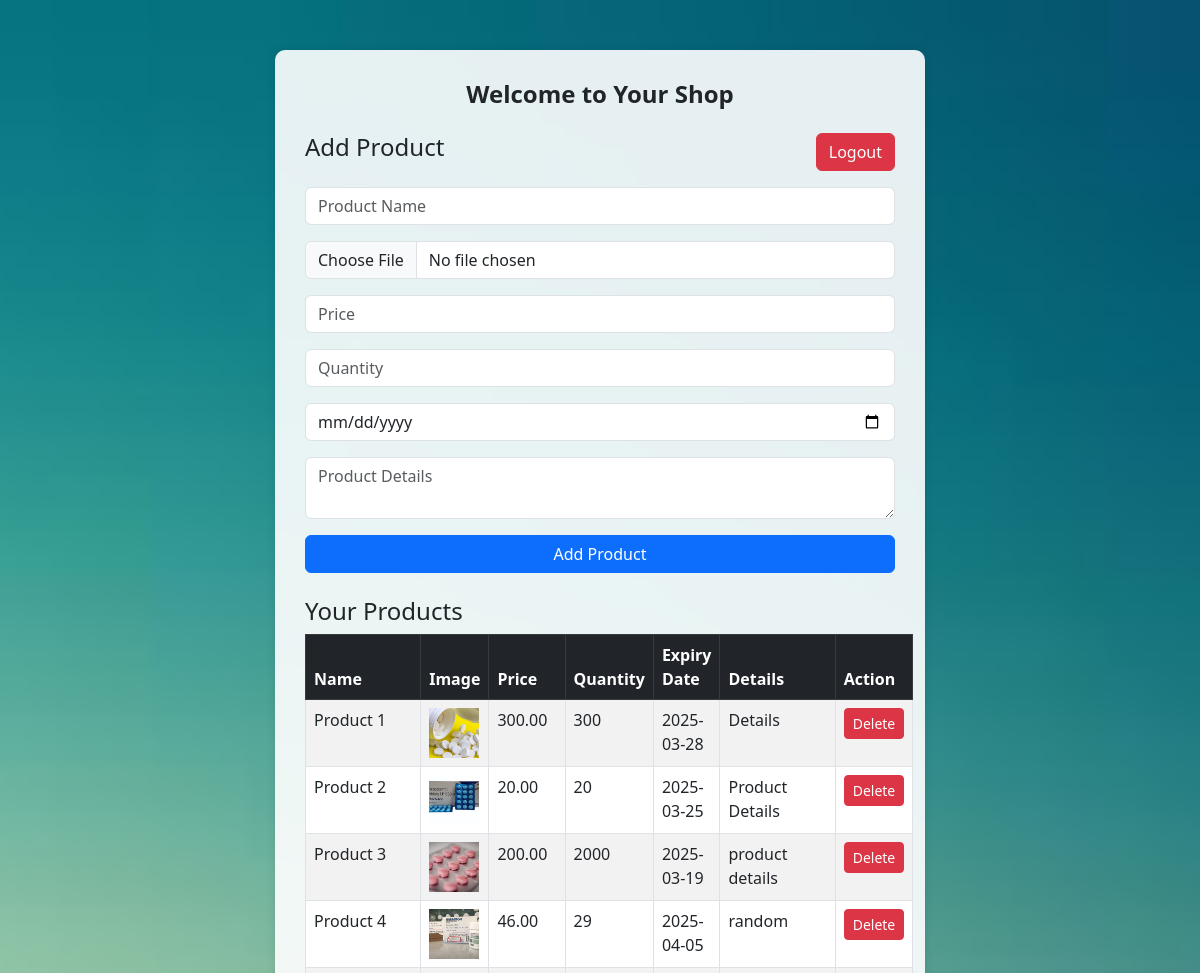
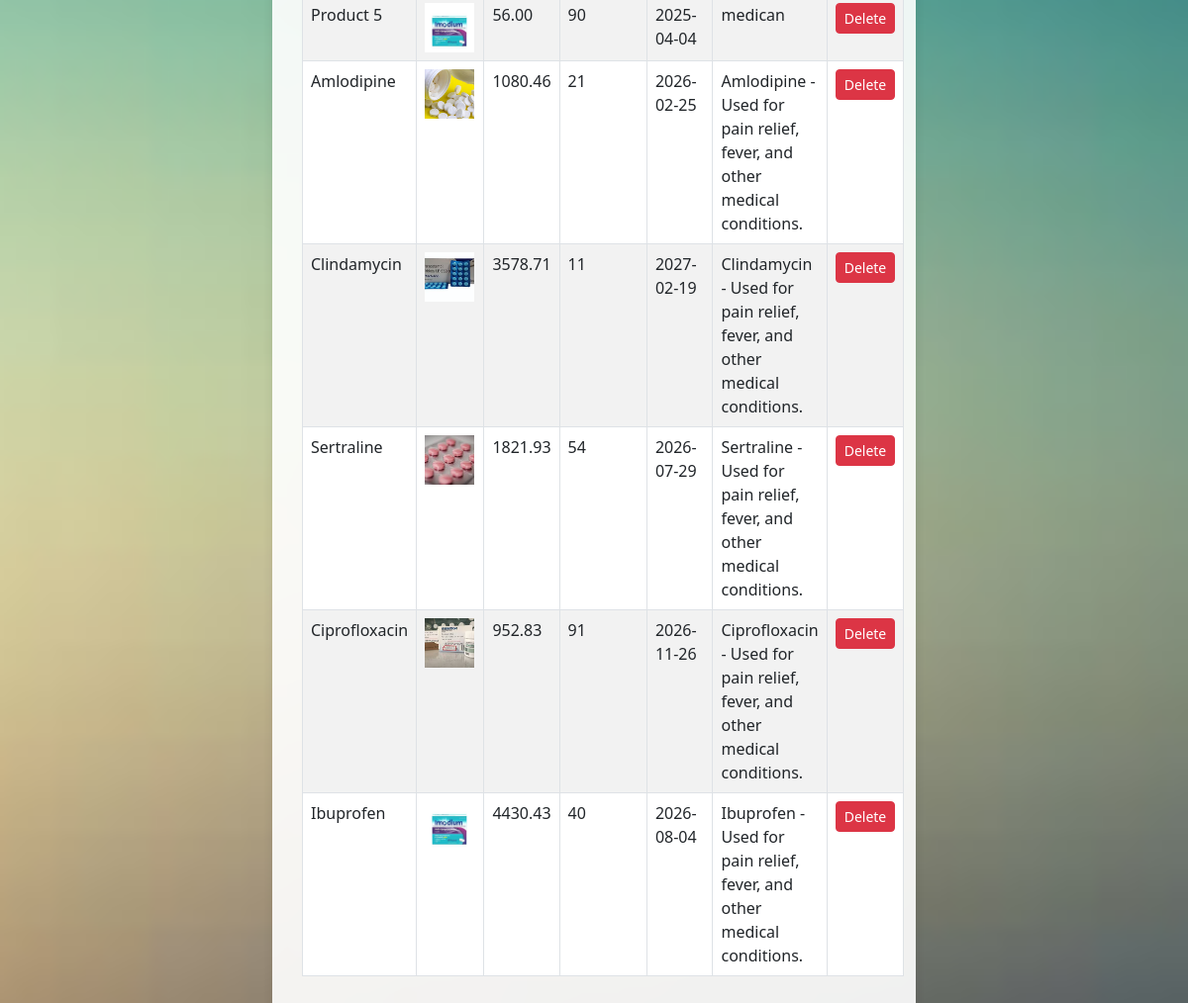
/TrainTrackingSystem/train_tracking/shop/dashboard.php (signed in), run on the app's committed database (2 pictures, top to bottom).
### tables this page shows
CREATE TABLE `products` (
  `id` int(11) NOT NULL,
  `shop_id` int(11) DEFAULT NULL,
  `name` varchar(100) DEFAULT NULL,
  `image` varchar(255) DEFAULT NULL,
  `price` decimal(10,2) DEFAULT NULL,
  `quantity` int(11) DEFAULT NULL,
  `expiry_date` date DEFAULT NULL,
  `details` text DEFAULT NULL
);

### TrainTrackingSystem/train_tracking/shop/dashboard.php (the view, shortened to what this page needs)
<?php
require '../config/db.php';
$shop_id = $_SESSION['shop_id'];
$stmt = $pdo->prepare("SELECT * FROM products WHERE shop_id = ?");
$stmt->execute([$shop_id]);
$products = $stmt->fetchAll(PDO::FETCH_ASSOC);
?>
<!DOCTYPE html>
<html lang="en">
<head>
    <link href="https://cdn.jsdelivr.net/npm/bootstrap@5.3.0/dist/css/bootstrap.min.css" rel="stylesheet">
</head>
<body>
    <div class="container">
        <h2 class="text-center mb-4"   style="font-size: 1.5rem; font-weight: bold;">Welcome to Your Shop</h2>
        <div class="d-flex justify-content-between mb-3">
            <h4>Add Product</h4>
            <a href="logout.php" class="btn btn-danger">Logout</a>
        </div>
        <form method="POST" enctype="multipart/form-data" class="mb-4">
            <div class="mb-3">
                <input type="text" name="product_name" class="form-control" placeholder="Product Name" required>
            </div>
            <div class="mb-3">
                <input type="file" name="image" class="form-control" required>
            </div>
            <div class="mb-3">
                <input type="number" name="price" class="form-control" placeholder="Price" required>
            </div>
            <div class="mb-3">
                <input type="number" name="quantity" class="form-control" placeholder="Quantity" required>
            </div>
            <div class="mb-3">
                <input type="date" name="expiry_date" class="form-control" required>
            </div>
            <div class="mb-3">
                <textarea name="details" class="form-control" placeholder="Product Details"></textarea>
            </div>
            <button type="submit" name="add_product" class="btn btn-primary w-100">Add Product</button>
        </form>
        <h4>Your Products</h4>
        <table class="table table-striped table-bordered">
            <thead class="table-dark">
                <tr>
                    <th>Name</th>
                    <th>Image</th>
                    <th>Price</th>
                    <th>Quantity</th>
                    <th>Expiry Date</th>
                    <th>Details</th>
                    <th>Action</th>
                </tr>
            </thead>
            <tbody>
                <?php foreach ($products as $product): ?>
                    <tr>
                        <td><?= htmlspecialchars($product['name']) ?></td>
                        <td><img src="uploads/<?= htmlspecialchars($product['image']) ?>" alt="Product Image"></td>
                        <td><?= $product['price'] ?></td>
                        <td><?= $product['quantity'] ?></td>
                        <td><?= $product['expiry_date'] ?></td>
                        <td><?= htmlspecialchars($product['details']) ?></td>
                        <td>
                            <a href="?delete_product=<?= $product['id'] ?>" class="btn btn-danger btn-sm" onclick="return confirm('Are you sure you want to delete this product?')">Delete</a>
                        </td>
                    </tr>
                <?php endforeach; ?>
            </tbody>
        </table>
    </div>
</body>
</html>

### TrainTrackingSystem/train_tracking/shop/dashboard.php (style rules this page uses)
body { background: url('uploads/img2.jpg') no-repeat center center fixed; background-size: cover; }
.container { max-width: 650px; background: rgba(255, 255, 255, 0.9); padding: 30px; border-radius: 10px; box-shadow: 0 0 10px rgba(0, 0, 0, 0.1); margin-top: 50px; }
.table img { width: 50px; height: 50px; object-fit: cover; }

### data on the page
products: name "Product 1", image (picture), price "300.00", quantity "300", expiry_date "2025-03-28", details "Details"
products: name "Product 2", image (picture), price "20.00", quantity "20", expiry_date "2025-03-25", details "Product Details"
products: name "Product 3", image (picture), price "200.00", quantity "2000", expiry_date "2025-03-19", details "product details"
products: name "Product 4", image (picture), price "46.00", quantity "29", expiry_date "2025-04-05", details "random"
products: name "Product 5", image (picture), price "56.00", quantity "90", expiry_date "2025-04-04", details "medican"
products: name "Amlodipine", image (picture), price "1080.46", quantity "21", expiry_date "2026-02-25", details "Amlodipine - Used for pain relief, fever, and other medical conditions."
products: name "Clindamycin", image (picture), price "3578.71", quantity "11", expiry_date "2027-02-19", details "Clindamycin - Used for pain relief, fever, and other medical conditions."
products: name "Sertraline", image (picture), price "1821.93", quantity "54", expiry_date "2026-07-29", details "Sertraline - Used for pain relief, fever, and other medical conditions."
products: name "Ciprofloxacin", image (picture), price "952.83", quantity "91", expiry_date "2026-11-26", details "Ciprofloxacin - Used for pain relief, fever, and other medical conditions."
products: name "Ibuprofen", image (picture), price "4430.43", quantity "40", expiry_date "2026-08-04", details "Ibuprofen - Used for pain relief, fever, and other medical conditions."
